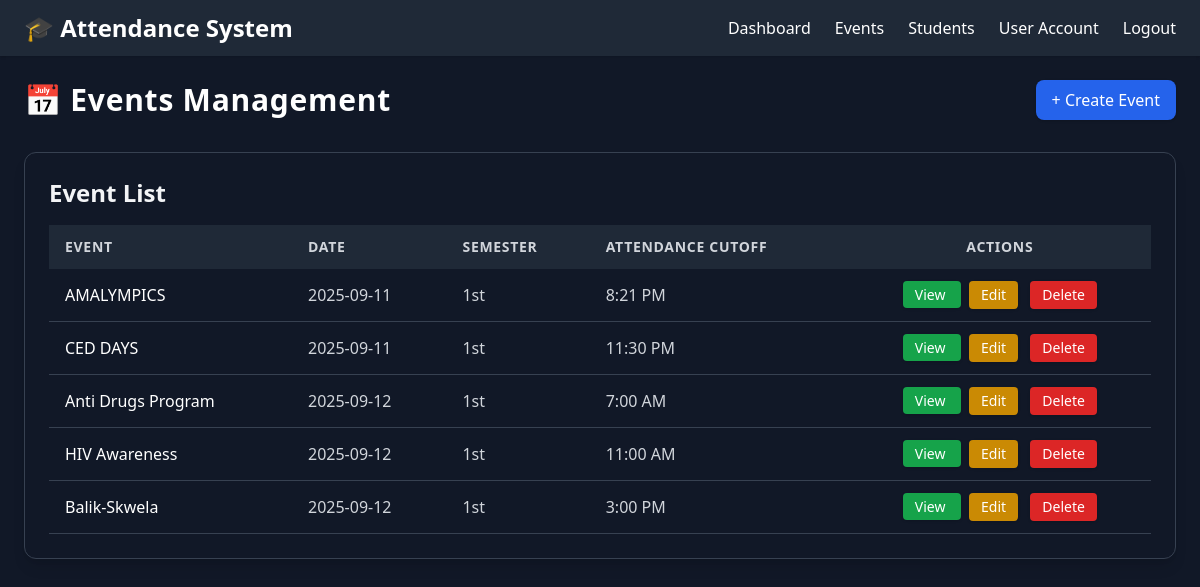
Page /event (signed in) on the earlier database version.
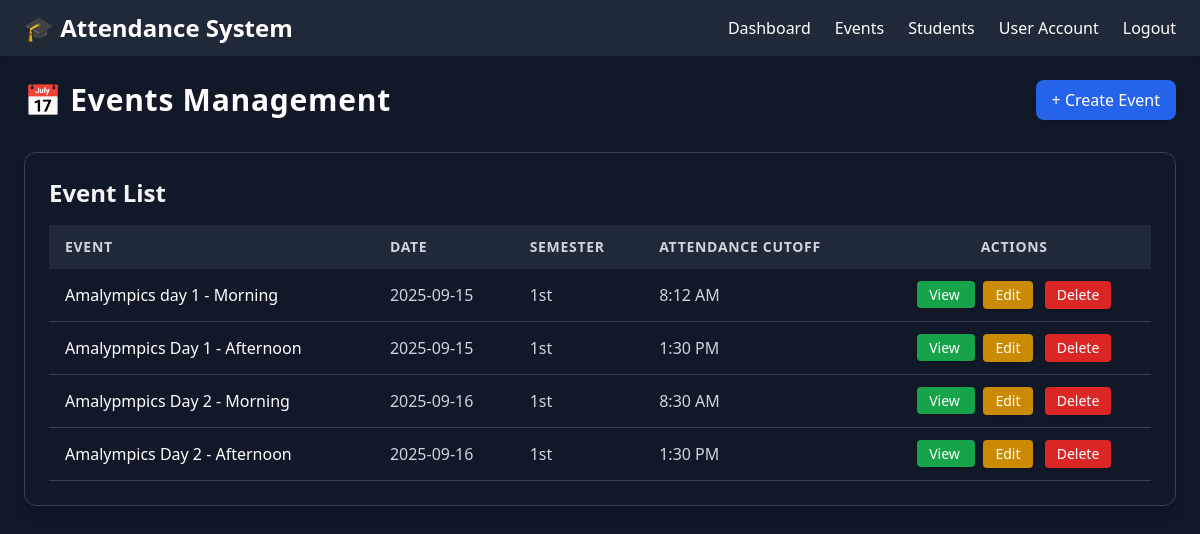
Same page on the later database version.
### tables this page shows
CREATE TABLE events (
    id INTEGER PRIMARY KEY AUTOINCREMENT,
    event_name TEXT NOT NULL,
    event_date TEXT NOT NULL,
    semester TEXT NOT NULL
, cutoff_time TEXT);

### app/routes/events.py (the view)
@bp.route("/event")
@login_required
def event():
    conn = get_db_connection()
    cur = conn.cursor()
    cur.execute("SELECT * FROM events ORDER BY event_date ASC")
    rows = cur.fetchall()
    conn.close()
    events = [dict(row) for row in rows]
    return render_template("events.html", events=events, user_name=session.get("username", "Officer"))

### app/routes/events.py (called while the page is built)
def get_db_connection():
    conn = sqlite3.connect(DB_PATH)
    conn.row_factory = sqlite3.Row
    return conn

def login_required(func):
    from functools import wraps
    @wraps(func)
    def wrapper(*args, **kwargs):
        if "user_id" not in session:
            flash("⚠️ Please login first.", "warning")
            return redirect(url_for("auth.login"))
        return func(*args, **kwargs)
    return wrapper

### app/templates/events.html (shortened to what this page needs)
{% extends "base.html" %}
{% block content %}
<div class="p-6 space-y-8">
  <div class="flex items-center justify-between">
    <h2 class="text-3xl font-bold text-white tracking-wide">📅 Events Management</h2>
    {% if session.get("user_type") != "officer" %}
    <button onclick="openModal()"
            class="bg-blue-600 hover:bg-blue-700 text-white px-4 py-2 rounded-lg shadow transition">
      + Create Event
    </button>
    {% endif %}
  </div>
  <div class="bg-gray-900 border border-gray-700 rounded-xl shadow-lg p-6">
    <h3 class="text-2xl font-semibold text-gray-100 mb-4">Event List</h3>
    <div class="overflow-x-auto">
      <table id="eventTable" class="w-full border-collapse">
        <thead>
          <tr class="bg-gray-800 text-gray-300 text-left text-sm uppercase tracking-wider">
            <th class="px-4 py-3">Event</th>
            <th class="px-4 py-3">Date</th>
            <th class="px-4 py-3">Semester</th>
            <th class="px-4 py-3">Attendance Cutoff</th>
            <th class="px-4 py-3 text-center">Actions</th>
          </tr>
        </thead>
        <tbody id="eventTableBody">
          {% for event in events %}
          <tr id="event-row-{{ event.id }}" class="border-b border-gray-700 hover:bg-gray-800 transition">
            <td class="px-4 py-3 font-medium text-white">{{ event.event_name }}</td>
            <td class="px-4 py-3 text-gray-300">{{ event.event_date }}</td>
            <td class="px-4 py-3 text-gray-300">{{ event.semester }}</td>
            <td class="px-4 py-3 text-gray-300">
              {% if event.cutoff_time %}
                {% set hour, minute = event.cutoff_time.split(':') %}
                {{ "%d:%02d %s"|format((hour|int % 12) or 12, minute|int, "AM" if hour|int < 12 else "PM") }}
              {% else %}
                -
              {% endif %}
            </td>
            <td class="px-4 py-3 text-center space-x-2">
              <a href="{{ url_for('event.view_attendance', event_id=event.id) }}"
                 class="bg-green-600 hover:bg-green-700 text-white px-3 py-1 rounded text-sm shadow">
                 View
              </a>
              {% if session.get("user_type") != "officer" %}
              <button onclick='openUpdateModal({{ event | tojson }})'
                      class="bg-yellow-600 hover:bg-yellow-700 text-white px-3 py-1 rounded text-sm shadow">
                Edit
              </button>
              <form action="{{ url_for('event.delete_event', event_id=event.id) }}" method="POST" class="inline">
                <button type="submit"
                        class="bg-red-600 hover:bg-red-700 text-white px-3 py-1 rounded text-sm shadow"
                        onclick="return confirm('Are you sure you want to delete this event?')">
                  Delete
                </button>
              </form>
              {% endif %}
            </td>
          </tr>
          {% else %}
          <tr>
            <td colspan="5" class="text-center text-gray-400 py-4">No events found.</td>
          </tr>
          {% endfor %}
        </tbody>
      </table>
    </div>
  </div>
</div>
{% endblock %}

Differences in the rows shown:
removed events: event_name "AMALYMPICS", event_date "2025-09-11", semester "1st", value "8:21 PM"
removed events: event_name "CED DAYS", event_date "2025-09-11", semester "1st", value "11:30 PM"
removed events: event_name "Anti Drugs Program", event_date "2025-09-12", semester "1st", value "7:00 AM"
removed events: event_name "HIV Awareness", event_date "2025-09-12", semester "1st", value "11:00 AM"
removed events: event_name "Balik-Skwela", event_date "2025-09-12", semester "1st", value "3:00 PM"
added events: event_name "Amalympics day 1 - Morning", event_date "2025-09-15", semester "1st", value "8:12 AM"
added events: event_name "Amalypmpics Day 1 - Afternoon", event_date "2025-09-15", semester "1st", value "1:30 PM"
added events: event_name "Amalypmpics Day 2 - Morning", event_date "2025-09-16", semester "1st", value "8:30 AM"
added events: event_name "Amalympics Day 2 - Afternoon", event_date "2025-09-16", semester "1st", value "1:30 PM"
